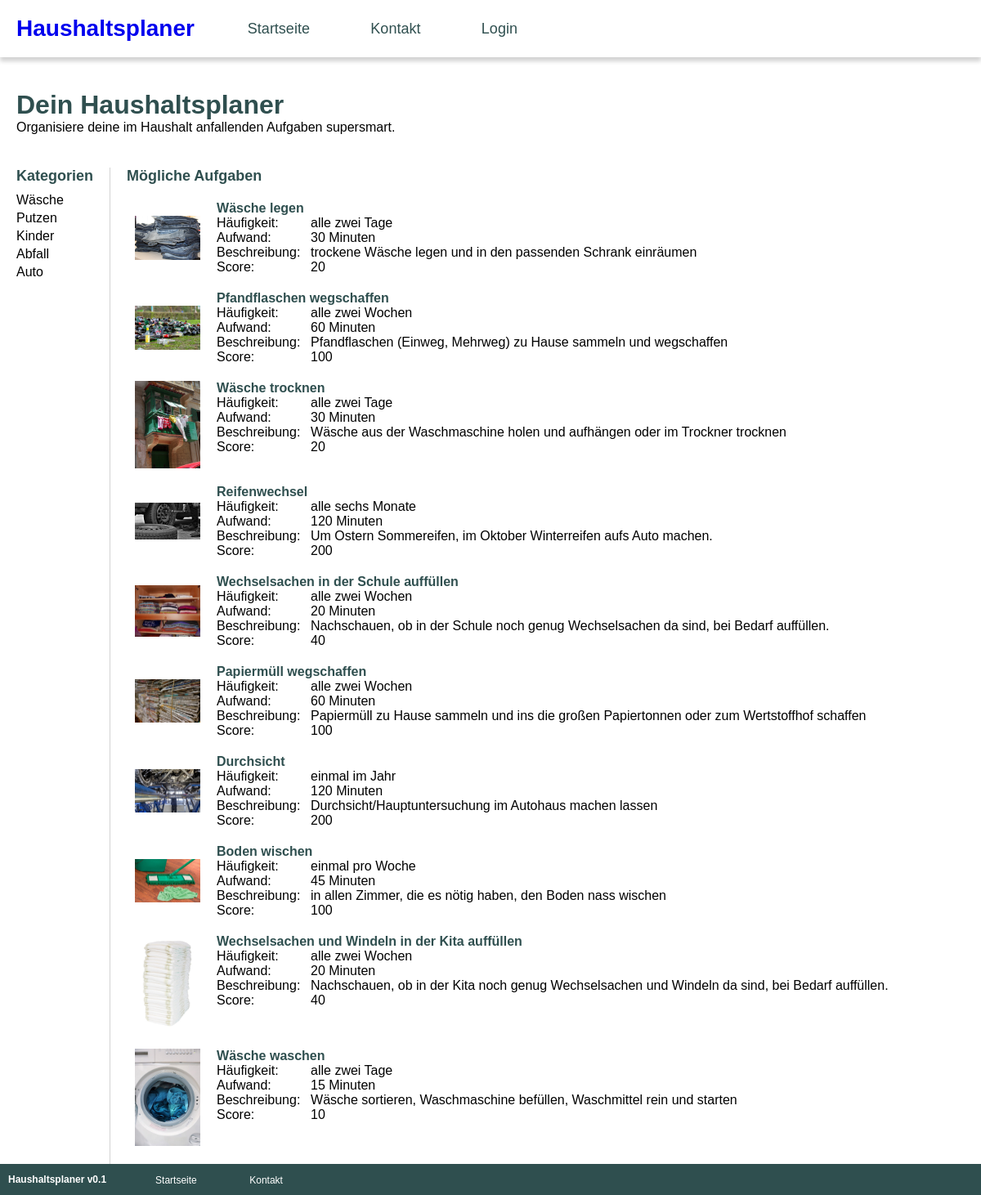
The page / on the database its author committed.
### tables this page shows
CREATE TABLE `aufgaben` (
  `id` int(11) NOT NULL AUTO_INCREMENT,
  `name` varchar(127) NOT NULL,
  `haeufigkeit` int(11) DEFAULT NULL,
  `beschreibung` varchar(255) DEFAULT NULL,
  `score` int(11) DEFAULT NULL,
  `aufwand` int(11) DEFAULT NULL,
  `bild` varchar(255) DEFAULT NULL,
  `kategorie` varchar(127) DEFAULT NULL,
  PRIMARY KEY (`id`)
);

CREATE TABLE `lookuphaeufigkeit` (
  `id` int(11) NOT NULL AUTO_INCREMENT,
  `name` varchar(127) NOT NULL,
  `days` int(11) NOT NULL,
  PRIMARY KEY (`id`)
);

### php/functions.php (called while the page is built, shortened)
<?php
    function getKategorien(){
        $mysqli = dbConnect();
        $result = $mysqli->query("SELECT DISTINCT kategorie FROM aufgaben");
        while($row = $result->fetch_assoc()){
            $kategorien[] = $row;
        }
        return $kategorien;
    }
    function getAlleAufgaben(){
        $mysqli = dbConnect();
        $result = $mysqli->query("SELECT a.id AS id, a.name AS name, a.bild AS bild, a.beschreibung AS beschreibung, a.score AS score, a.aufwand AS aufwand, lh.name AS haeufigkeit FROM aufgaben AS a INNER JOIN lookuphaeufigkeit AS lh ON a.haeufigkeit = lh.id ORDER BY rand() LIMIT 50");
        while($row = $result->fetch_assoc()){
            $aufgaben[] = $row;
        }
        return $aufgaben;
    }
?>

### index.php (the view, shortened to what this page needs)
<?php require "php/functions.php" ?>
<DOCTYPE html>
<html lang="de">
<head>
    <link rel="stylesheet" href="css/styles.css">
</head>
<body>
    <?php include "includes/nav.php" ?>
    <?php include "includes/header.php" ?>
    <main>
        <div class="seitenmenue">
            <div class="menue-ueberschrift">Kategorien</div>
            <?php $kategorien = getKategorien() ?>
            <?php
                foreach($kategorien as $kategorie){
                    ?>
                        <a href="kategorie.php?category=<?php echo urlencode($kategorie['kategorie']) ?>"><?php echo $kategorie['kategorie'] ?></a>
                    <?php
                }
            ?>
        </div>
        <div class="inhaltsbereich">
            <div class="menue-ueberschrift">Mögliche Aufgaben</div>
            <?php $aufgaben = getAlleAufgaben() ?>
            <?php foreach($aufgaben as $aufgabe): ?>
                    <div class="aufgabe">
                        <div class="aufgabe-bild">
                            <img src="<?php
                                if (! empty($aufgabe['bild'])){
                                    echo $aufgabe['bild'];
                                } else {
                                    echo "figures/aufgabe_altImg_640.jpg";
                                }
                            ?>" alt="Bild der Aufgabe.">
                        </div>
                        <div class="aufgabe-text">
                            <div class="aufgabe-name"><?php echo $aufgabe['name'] ?></div>
                            <div class="aufgabe-eigenschaften">
                                <div class="eigenschaft">
                                    <div>Häufigkeit:</div>
                                    <div><?php echo $aufgabe['haeufigkeit'] ?></div>
                                </div>
                                <div class="eigenschaft">
                                    <div>Aufwand:</div>
                                    <div><?php echo $aufgabe['aufwand'] ?> Minuten</div>
                                </div>
                                <div class="eigenschaft">
                                    <div>Beschreibung:</div>
                                    <div><?php echo $aufgabe['beschreibung'] ?></div>
                                </div>
                                <div class="eigenschaft">
                                    <div>Score:</div>
                                    <div><?php echo $aufgabe['score'] ?></div>
                                </div>
                            </div>
                        </div>
                    </div>
            <?php endforeach; ?>
        </div>
    </main>
    <?php include "includes/footer.php" ?>
</body>
</html>

### css/styles.css (style rules this page uses)
* { margin: 0; padding: 0; box-sizing: border-box; }
body { font-family: sans-serif; min-height: 100%; color: black; }

### css/colors.css (style rules this page uses)
:root { --headline-font-color: darkslategray; --nav-links-font-color: var(--headline-font-color); --footer-bg-color: var(--headline-font-color); --nonstandard-text-font-color: darkolivegreen; --highlight-nav-link-font-color: var(--nonstandard-text-font-color); --light-accent-color: lightgray; --accent-color: white; --default-text-color: black; }

### css/main-styles.css (style rules this page uses)
main { display: grid; grid-template-columns: auto 1fr; column-gap: 20px; padding: 0px 20px 0px 20px; }
.menue-ueberschrift { color: var(--headline-font-color); margin-bottom: 10px; font-size: 18px; font-weight: bold; }
.seitenmenue { border-right: thin solid lightgray; padding-right: 20px; }
.seitenmenue a { display: block; text-decoration: none; color: black; font-size: 16px; margin-bottom: 4px; }
.inhaltsbereich { margin-bottom: 50px; }
.aufgabe { max-width: 300px; min-width: 100%; display: grid; grid-template-columns: 80px 1fr; column-gap: 20px; padding: 10px; }
.aufgabe .aufgabe-bild { align-self: center; }
.aufgabe .aufgabe-bild img { width: 80px; display: block; }
.aufgabe .aufgabe-text { color: black; }
.aufgabe .aufgabe-text .aufgabe-name { color: var(--headline-font-color); font-weight: bold; }
.eigenschaft { display: grid; grid-template-columns: 105px 1fr; column-gap: 10px; }

### rows shown on the page
aufgaben: bild (picture), name "Wäsche legen", lookuphaeufigkeit.name "alle zwei Tage", aufwand "30", beschreibung "trockene Wäsche legen und in den passenden Schrank einräumen", score "20"
aufgaben: bild (picture), name "Pfandflaschen wegschaffen", lookuphaeufigkeit.name "alle zwei Wochen", aufwand "60", beschreibung "Pfandflaschen (Einweg, Mehrweg) zu Hause sammeln und wegschaffen", score "100"
aufgaben: bild (picture), name "Wäsche trocknen", lookuphaeufigkeit.name "alle zwei Tage", aufwand "30", beschreibung "Wäsche aus der Waschmaschine holen und aufhängen oder im Trockner trocknen", score "20"
aufgaben: bild (picture), name "Reifenwechsel", lookuphaeufigkeit.name "alle sechs Monate", aufwand "120", beschreibung "Um Ostern Sommereifen, im Oktober Winterreifen aufs Auto machen.", score "200"
aufgaben: bild (picture), name "Wechselsachen in der Schule auffüllen", lookuphaeufigkeit.name "alle zwei Wochen", aufwand "20", beschreibung "Nachschauen, ob in der Schule noch genug Wechselsachen da sind, bei Bedarf auffüllen.", score "40"
aufgaben: bild (picture), name "Papiermüll wegschaffen", lookuphaeufigkeit.name "alle zwei Wochen", aufwand "60", beschreibung "Papiermüll zu Hause sammeln und ins die großen Papiertonnen oder zum Wertstoffhof schaffen", score "100"
aufgaben: bild (picture), name "Durchsicht", lookuphaeufigkeit.name "einmal im Jahr", aufwand "120", beschreibung "Durchsicht/Hauptuntersuchung im Autohaus machen lassen", score "200"
aufgaben: bild (picture), name "Boden wischen", lookuphaeufigkeit.name "einmal pro Woche", aufwand "45", beschreibung "in allen Zimmer, die es nötig haben, den Boden nass wischen", score "100"
aufgaben: bild (picture), name "Wechselsachen und Windeln in der Kita auffüllen", lookuphaeufigkeit.name "alle zwei Wochen", aufwand "20", beschreibung "Nachschauen, ob in der Kita noch genug Wechselsachen und Windeln da sind, bei Bedarf auffüllen.", score "40"
aufgaben: bild (picture), name "Wäsche waschen", lookuphaeufigkeit.name "alle zwei Tage", aufwand "15", beschreibung "Wäsche sortieren, Waschmaschine befüllen, Waschmittel rein und starten", score "10"

### other values the page prints
$kategorie['kategorie'] "Wäsche"
$kategorie['kategorie'] "Putzen"
$kategorie['kategorie'] "Kinder"
$kategorie['kategorie'] "Abfall"
$kategorie['kategorie'] "Auto"
